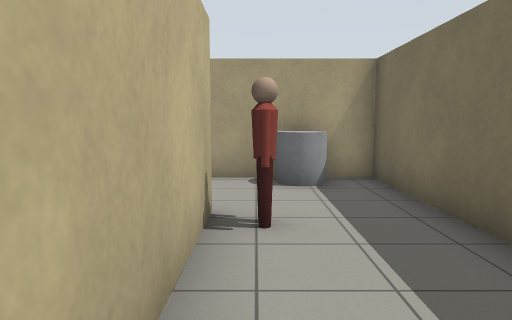
View 1 (above)

13 first-person views from a walk through a robot-simulator world made for Gazebo. The camera is 1.2 m above the floor, tilts 6° down and sees 70° across. The floor is counted in squares, 1 m on a side. Each view is taken from the middle of a square. On the plan, view 1 faces up. The plan holds only what a view shows up to about 14 squares ahead; the rest is blank. Simple shapes stand in for some stock models.

View 2
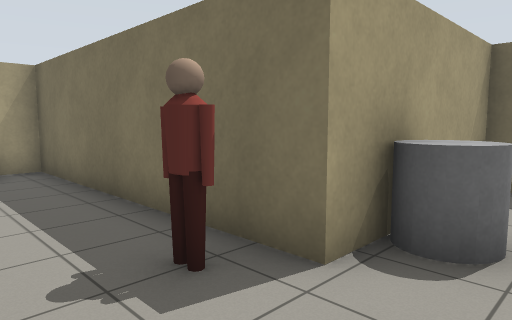

View 3
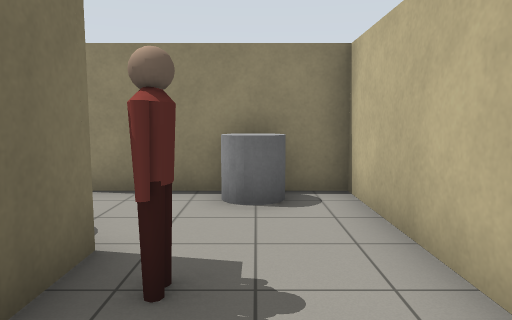

View 4
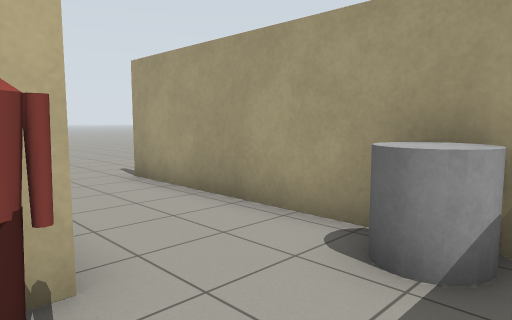

View 5
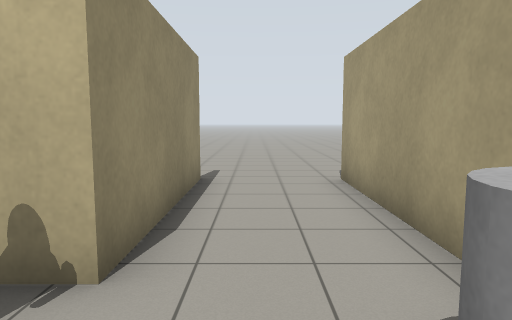

View 6
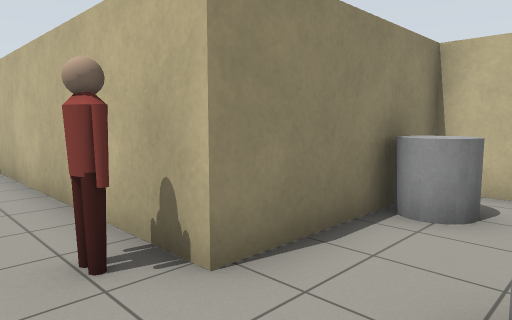

View 7
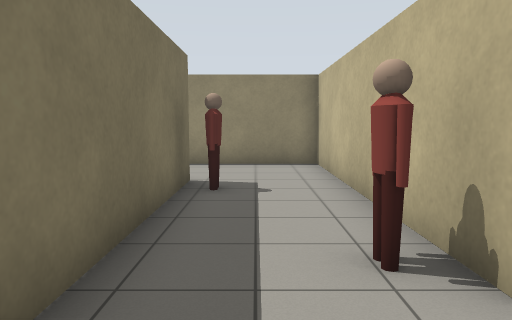

View 8
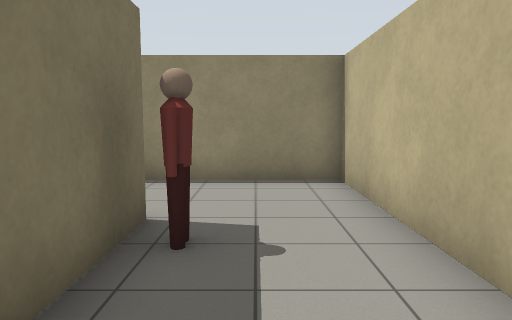

View 9
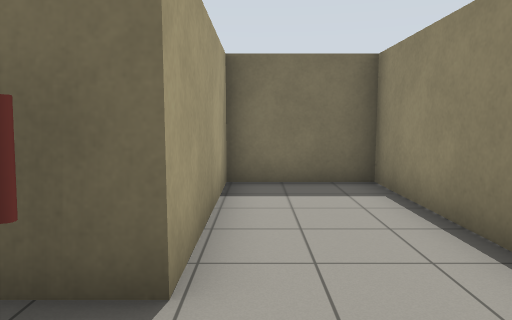

View 10
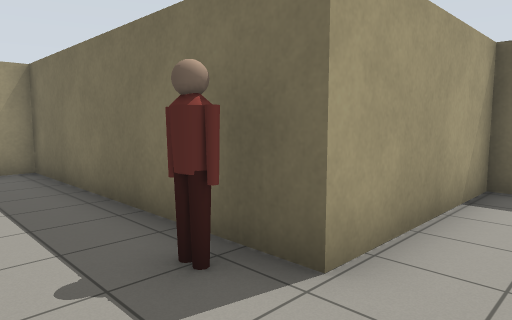

View 11
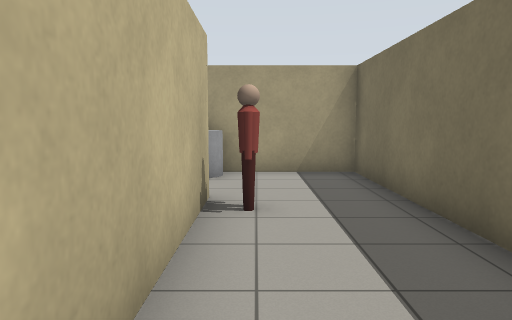

View 12
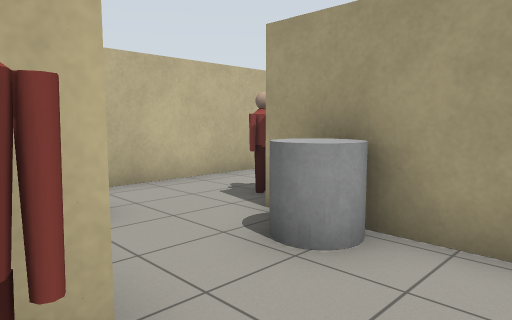

View 13
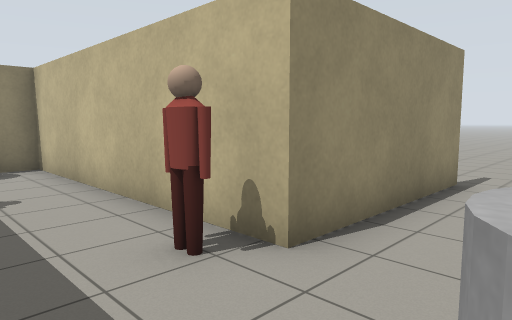

### Floor plan
Points are (right, up) in squares from view 1. A wall is a line through its corners. A room is listed if a view was taken in it or the views show most of it. See-through windows are left out.
Room 1 (views 1, 2, 3, 4, 5, 13)
walls: (4.5, -0.3) (2.5, -0.3) (2.5, 7.8) (-5.6, 7.8); (-5.6, 4.8) (-0.6, 4.8) (-0.6, -3.3) (4.3, -3.3)
ways out: opening at (3.5, -1.5) to room 2; opening at (-6.5, 5); opening at (-6.5, 8)
objects: person (0, 4); grey cylinder (1, -3) to (1, -2); grey cylinder (1, 7); person (2, 0) to (2, 1); grey cylinder (4, -1)
Room 2 (views 6, 7, 8, 9, 10, 11, 12)
walls: (7.4, -7.6) (7.4, -0.3) (4.5, -0.3); (4.3, -3.3) (4.3, -11.4) (12.2, -11.4) (12.2, -8.4) (7.4, -8.4)
ways out: opening at (3.5, -1.5) to room 1
objects: person (5, -4); person (7, -8)

Positions as (right, up) in squares from view 1, and headings:
1: (0, 0), facing up
2: (0, -2), facing up-right
3: (1, 3), facing down
4: (2, 4), facing up-left
5: (2, 6), facing left
6: (6, -1), facing down-left
7: (6, -1), facing down
8: (6, -4), facing down
9: (5, -9), facing right
10: (5, -10), facing up-right
11: (5, -9), facing up
12: (6, -4), facing up-left
13: (2, 7), facing down-left
